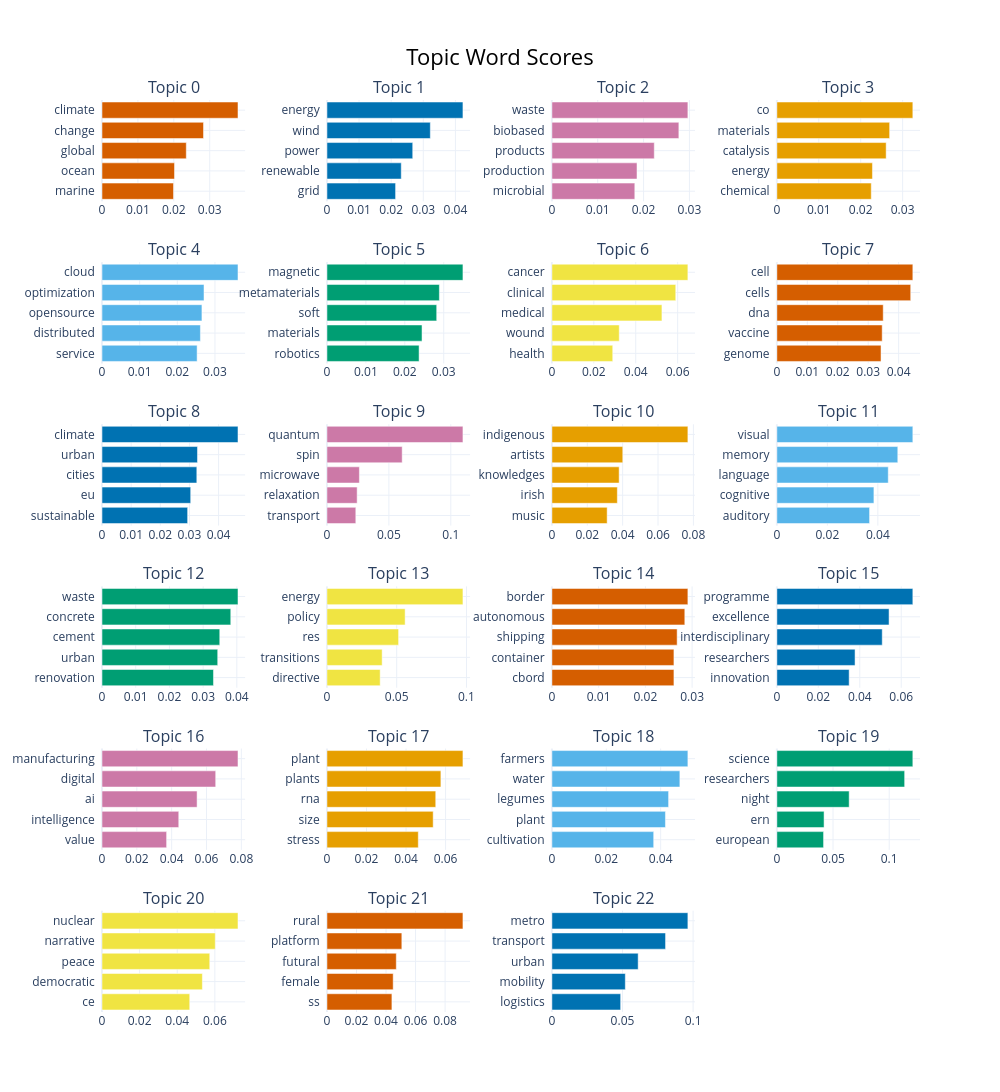

This figure's notebook cell:
### Code cell
# Visualize the top sample topics.
sample_topic_model.visualize_barchart(top_n_topics=25)

### Figure 1 — Plotly figure (JSON) as saved in the notebook; plotly's stock layout.template omitted (floating-point values rounded to 4 significant figures)
{"data": [{"marker": {"color": "#D55E00"}, "orientation": "h", "type": "bar", "x": [0.01992, 0.02019, 0.02348, 0.02827, 0.03787], "xaxis": "x", "y": ["marine  ", "ocean  ", "global  ", "change  ", "climate  "], "yaxis": "y"}, {"marker": {"color": "#0072B2"}, "orientation": "h", "type": "bar", "x": [0.02137, 0.02314, 0.02671, 0.03219, 0.04235], "xaxis": "x2", "y": ["grid  ", "renewable  ", "power  ", "wind  ", "energy  "], "yaxis": "y2"}, {"marker": {"color": "#CC79A7"}, "orientation": "h", "type": "bar", "x": [0.01809, 0.01857, 0.02233, 0.0277, 0.02967], "xaxis": "x3", "y": ["microbial  ", "production  ", "products  ", "biobased  ", "waste  "], "yaxis": "y3"}, {"marker": {"color": "#E69F00"}, "orientation": "h", "type": "bar", "x": [0.02252, 0.0228, 0.02607, 0.0269, 0.03243], "xaxis": "x4", "y": ["chemical  ", "energy  ", "catalysis  ", "materials  ", "co  "], "yaxis": "y4"}, {"marker": {"color": "#56B4E9"}, "orientation": "h", "type": "bar", "x": [0.02526, 0.02614, 0.02654, 0.0271, 0.03612], "xaxis": "x5", "y": ["service  ", "distributed  ", "opensource  ", "optimization  ", "cloud  "], "yaxis": "y5"}, {"marker": {"color": "#009E73"}, "orientation": "h", "type": "bar", "x": [0.02367, 0.02442, 0.02819, 0.02888, 0.03493], "xaxis": "x6", "y": ["robotics  ", "materials  ", "soft  ", "metamaterials  ", "magnetic  "], "yaxis": "y6"}, {"marker": {"color": "#F0E442"}, "orientation": "h", "type": "bar", "x": [0.02903, 0.03212, 0.0525, 0.05909, 0.06489], "xaxis": "x7", "y": ["health  ", "wound  ", "medical  ", "clinical  ", "cancer  "], "yaxis": "y7"}, {"marker": {"color": "#D55E00"}, "orientation": "h", "type": "bar", "x": [0.03421, 0.0346, 0.03494, 0.04396, 0.04466], "xaxis": "x8", "y": ["genome  ", "vaccine  ", "dna  ", "cells  ", "cell  "], "yaxis": "y8"}, {"marker": {"color": "#0072B2"}, "orientation": "h", "type": "bar", "x": [0.02938, 0.03043, 0.03253, 0.03276, 0.04666], "xaxis": "x9", "y": ["sustainable  ", "eu  ", "cities  ", "urban  ", "climate  "], "yaxis": "y9"}, {"marker": {"color": "#CC79A7"}, "orientation": "h", "type": "bar", "x": [0.0233, 0.02437, 0.02619, 0.06074, 0.1098], "xaxis": "x10", "y": ["transport  ", "relaxation  ", "microwave  ", "spin  ", "quantum  "], "yaxis": "y10"}, {"marker": {"color": "#E69F00"}, "orientation": "h", "type": "bar", "x": [0.03124, 0.037, 0.03802, 0.04008, 0.07689], "xaxis": "x11", "y": ["music  ", "irish  ", "knowledges  ", "artists  ", "indigenous  "], "yaxis": "y11"}, {"marker": {"color": "#56B4E9"}, "orientation": "h", "type": "bar", "x": [0.03672, 0.03844, 0.04412, 0.0479, 0.05386], "xaxis": "x12", "y": ["auditory  ", "cognitive  ", "language  ", "memory  ", "visual  "], "yaxis": "y12"}, {"marker": {"color": "#009E73"}, "orientation": "h", "type": "bar", "x": [0.03307, 0.03433, 0.03493, 0.0382, 0.04034], "xaxis": "x13", "y": ["renovation  ", "urban  ", "cement  ", "concrete  ", "waste  "], "yaxis": "y13"}, {"marker": {"color": "#F0E442"}, "orientation": "h", "type": "bar", "x": [0.03815, 0.03957, 0.05135, 0.05604, 0.09748], "xaxis": "x14", "y": ["directive  ", "transitions  ", "res  ", "policy  ", "energy  "], "yaxis": "y14"}, {"marker": {"color": "#D55E00"}, "orientation": "h", "type": "bar", "x": [0.02611, 0.02611, 0.0268, 0.02844, 0.0291], "xaxis": "x15", "y": ["cbord  ", "container  ", "shipping  ", "autonomous  ", "border  "], "yaxis": "y15"}, {"marker": {"color": "#0072B2"}, "orientation": "h", "type": "bar", "x": [0.03488, 0.03772, 0.05084, 0.05413, 0.0656], "xaxis": "x16", "y": ["innovation  ", "researchers  ", "interdisciplinary  ", "excellence  ", "programme  "], "yaxis": "y16"}, {"marker": {"color": "#CC79A7"}, "orientation": "h", "type": "bar", "x": [0.03709, 0.04407, 0.05459, 0.06527, 0.07807], "xaxis": "x17", "y": ["value  ", "intelligence  ", "ai  ", "digital  ", "manufacturing  "], "yaxis": "y17"}, {"marker": {"color": "#E69F00"}, "orientation": "h", "type": "bar", "x": [0.04619, 0.05372, 0.05502, 0.05762, 0.06877], "xaxis": "x18", "y": ["stress  ", "size  ", "rna  ", "plants  ", "plant  "], "yaxis": "y18"}, {"marker": {"color": "#56B4E9"}, "orientation": "h", "type": "bar", "x": [0.03743, 0.04176, 0.04291, 0.04706, 0.05001], "xaxis": "x19", "y": ["cultivation  ", "plant  ", "legumes  ", "water  ", "farmers  "], "yaxis": "y19"}, {"marker": {"color": "#009E73"}, "orientation": "h", "type": "bar", "x": [0.04157, 0.04202, 0.06435, 0.1137, 0.121], "xaxis": "x20", "y": ["european  ", "ern  ", "night  ", "researchers  ", "science  "], "yaxis": "y20"}, {"marker": {"color": "#F0E442"}, "orientation": "h", "type": "bar", "x": [0.04664, 0.05336, 0.05728, 0.06022, 0.0723], "xaxis": "x21", "y": ["ce  ", "democratic  ", "peace  ", "narrative  ", "nuclear  "], "yaxis": "y21"}, {"marker": {"color": "#D55E00"}, "orientation": "h", "type": "bar", "x": [0.04399, 0.04486, 0.04696, 0.05071, 0.0921], "xaxis": "x22", "y": ["ss  ", "female  ", "futural  ", "platform  ", "rural  "], "yaxis": "y22"}, {"marker": {"color": "#0072B2"}, "orientation": "h", "type": "bar", "x": [0.04869, 0.05199, 0.06109, 0.08049, 0.09631], "xaxis": "x23", "y": ["logistics  ", "mobility  ", "urban  ", "transport  ", "metro  "], "yaxis": "y23"}], "layout": {"annotations": [{"font": {"size": 16}, "showarrow": false, "text": "Topic 0", "x": 0.0875, "xanchor": "center", "xref": "paper", "y": 1, "yanchor": "bottom", "yref": "paper"}, {"font": {"size": 16}, "showarrow": false, "text": "Topic 1", "x": 0.3625, "xanchor": "center", "xref": "paper", "y": 1, "yanchor": "bottom", "yref": "paper"}, {"font": {"size": 16}, "showarrow": false, "text": "Topic 2", "x": 0.6375, "xanchor": "center", "xref": "paper", "y": 1, "yanchor": "bottom", "yref": "paper"}, {"font": {"size": 16}, "showarrow": false, "text": "Topic 3", "x": 0.9125, "xanchor": "center", "xref": "paper", "y": 1, "yanchor": "bottom", "yref": "paper"}, {"font": {"size": 16}, "showarrow": false, "text": "Topic 4", "x": 0.0875, "xanchor": "center", "xref": "paper", "y": 0.8222, "yanchor": "bottom", "yref": "paper"}, {"font": {"size": 16}, "showarrow": false, "text": "Topic 5", "x": 0.3625, "xanchor": "center", "xref": "paper", "y": 0.8222, "yanchor": "bottom", "yref": "paper"}, {"font": {"size": 16}, "showarrow": false, "text": "Topic 6", "x": 0.6375, "xanchor": "center", "xref": "paper", "y": 0.8222, "yanchor": "bottom", "yref": "paper"}, {"font": {"size": 16}, "showarrow": false, "text": "Topic 7", "x": 0.9125, "xanchor": "center", "xref": "paper", "y": 0.8222, "yanchor": "bottom", "yref": "paper"}, {"font": {"size": 16}, "showarrow": false, "text": "Topic 8", "x": 0.0875, "xanchor": "center", "xref": "paper", "y": 0.6444, "yanchor": "bottom", "yref": "paper"}, {"font": {"size": 16}, "showarrow": false, "text": "Topic 9", "x": 0.3625, "xanchor": "center", "xref": "paper", "y": 0.6444, "yanchor": "bottom", "yref": "paper"}, {"font": {"size": 16}, "showarrow": false, "text": "Topic 10", "x": 0.6375, "xanchor": "center", "xref": "paper", "y": 0.6444, "yanchor": "bottom", "yref": "paper"}, {"font": {"size": 16}, "showarrow": false, "text": "Topic 11", "x": 0.9125, "xanchor": "center", "xref": "paper", "y": 0.6444, "yanchor": "bottom", "yref": "paper"}, {"font": {"size": 16}, "showarrow": false, "text": "Topic 12", "x": 0.0875, "xanchor": "center", "xref": "paper", "y": 0.4667, "yanchor": "bottom", "yref": "paper"}, {"font": {"size": 16}, "showarrow": false, "text": "Topic 13", "x": 0.3625, "xanchor": "center", "xref": "paper", "y": 0.4667, "yanchor": "bottom", "yref": "paper"}, {"font": {"size": 16}, "showarrow": false, "text": "Topic 14", "x": 0.6375, "xanchor": "center", "xref": "paper", "y": 0.4667, "yanchor": "bottom", "yref": "paper"}, {"font": {"size": 16}, "showarrow": false, "text": "Topic 15", "x": 0.9125, "xanchor": "center", "xref": "paper", "y": 0.4667, "yanchor": "bottom", "yref": "paper"}, {"font": {"size": 16}, "showarrow": false, "text": "Topic 16", "x": 0.0875, "xanchor": "center", "xref": "paper", "y": 0.2889, "yanchor": "bottom", "yref": "paper"}, {"font": {"size": 16}, "showarrow": false, "text": "Topic 17", "x": 0.3625, "xanchor": "center", "xref": "paper", "y": 0.2889, "yanchor": "bottom", "yref": "paper"}, {"font": {"size": 16}, "showarrow": false, "text": "Topic 18", "x": 0.6375, "xanchor": "center", "xref": "paper", "y": 0.2889, "yanchor": "bottom", "yref": "paper"}, {"font": {"size": 16}, "showarrow": false, "text": "Topic 19", "x": 0.9125, "xanchor": "center", "xref": "paper", "y": 0.2889, "yanchor": "bottom", "yref": "paper"}, {"font": {"size": 16}, "showarrow": false, "text": "Topic 20", "x": 0.0875, "xanchor": "center", "xref": "paper", "y": 0.1111, "yanchor": "bottom", "yref": "paper"}, {"font": {"size": 16}, "showarrow": false, "text": "Topic 21", "x": 0.3625, "xanchor": "center", "xref": "paper", "y": 0.1111, "yanchor": "bottom", "yref": "paper"}, {"font": {"size": 16}, "showarrow": false, "text": "Topic 22", "x": 0.6375, "xanchor": "center", "xref": "paper", "y": 0.1111, "yanchor": "bottom", "yref": "paper"}], "height": 1500, "hoverlabel": {"bgcolor": "white", "font": {"family": "Rockwell", "size": 16}}, "showlegend": false, "title": {"font": {"color": "Black", "size": 22}, "text": "Topic Word Scores", "x": 0.5, "xanchor": "center", "yanchor": "top"}, "width": 1000, "xaxis": {"anchor": "y", "domain": [0, 0.175], "showgrid": true}, "xaxis10": {"anchor": "y10", "domain": [0.275, 0.45], "showgrid": true}, "xaxis11": {"anchor": "y11", "domain": [0.55, 0.725], "showgrid": true}, "xaxis12": {"anchor": "y12", "domain": [0.825, 1], "showgrid": true}, "xaxis13": {"anchor": "y13", "domain": [0, 0.175], "showgrid": true}, "xaxis14": {"anchor": "y14", "domain": [0.275, 0.45], "showgrid": true}, "xaxis15": {"anchor": "y15", "domain": [0.55, 0.725], "showgrid": true}, "xaxis16": {"anchor": "y16", "domain": [0.825, 1], "showgrid": true}, "xaxis17": {"anchor": "y17", "domain": [0, 0.175], "showgrid": true}, "xaxis18": {"anchor": "y18", "domain": [0.275, 0.45], "showgrid": true}, "xaxis19": {"anchor": "y19", "domain": [0.55, 0.725], "showgrid": true}, "xaxis2": {"anchor": "y2", "domain": [0.275, 0.45], "showgrid": true}, "xaxis20": {"anchor": "y20", "domain": [0.825, 1], "showgrid": true}, "xaxis21": {"anchor": "y21", "domain": [0, 0.175], "showgrid": true}, "xaxis22": {"anchor": "y22", "domain": [0.275, 0.45], "showgrid": true}, "xaxis23": {"anchor": "y23", "domain": [0.55, 0.725], "showgrid": true}, "xaxis24": {"anchor": "y24", "domain": [0.825, 1], "showgrid": true}, "xaxis3": {"anchor": "y3", "domain": [0.55, 0.725], "showgrid": true}, "xaxis4": {"anchor": "y4", "domain": [0.825, 1], "showgrid": true}, "xaxis5": {"anchor": "y5", "domain": [0, 0.175], "showgrid": true}, "xaxis6": {"anchor": "y6", "domain": [0.275, 0.45], "showgrid": true}, "xaxis7": {"anchor": "y7", "domain": [0.55, 0.725], "showgrid": true}, "xaxis8": {"anchor": "y8", "domain": [0.825, 1], "showgrid": true}, "xaxis9": {"anchor": "y9", "domain": [0, 0.175], "showgrid": true}, "yaxis": {"anchor": "x", "domain": [0.8889, 1], "showgrid": true}, "yaxis10": {"anchor": "x10", "domain": [0.5333, 0.6444], "showgrid": true}, "yaxis11": {"anchor": "x11", "domain": [0.5333, 0.6444], "showgrid": true}, "yaxis12": {"anchor": "x12", "domain": [0.5333, 0.6444], "showgrid": true}, "yaxis13": {"anchor": "x13", "domain": [0.3556, 0.4667], "showgrid": true}, "yaxis14": {"anchor": "x14", "domain": [0.3556, 0.4667], "showgrid": true}, "yaxis15": {"anchor": "x15", "domain": [0.3556, 0.4667], "showgrid": true}, "yaxis16": {"anchor": "x16", "domain": [0.3556, 0.4667], "showgrid": true}, "yaxis17": {"anchor": "x17", "domain": [0.1778, 0.2889], "showgrid": true}, "yaxis18": {"anchor": "x18", "domain": [0.1778, 0.2889], "showgrid": true}, "yaxis19": {"anchor": "x19", "domain": [0.1778, 0.2889], "showgrid": true}, "yaxis2": {"anchor": "x2", "domain": [0.8889, 1], "showgrid": true}, "yaxis20": {"anchor": "x20", "domain": [0.1778, 0.2889], "showgrid": true}, "yaxis21": {"anchor": "x21", "domain": [0, 0.1111], "showgrid": true}, "yaxis22": {"anchor": "x22", "domain": [0, 0.1111], "showgrid": true}, "yaxis23": {"anchor": "x23", "domain": [0, 0.1111], "showgrid": true}, "yaxis24": {"anchor": "x24", "domain": [0, 0.1111], "showgrid": true}, "yaxis3": {"anchor": "x3", "domain": [0.8889, 1], "showgrid": true}, "yaxis4": {"anchor": "x4", "domain": [0.8889, 1], "showgrid": true}, "yaxis5": {"anchor": "x5", "domain": [0.7111, 0.8222], "showgrid": true}, "yaxis6": {"anchor": "x6", "domain": [0.7111, 0.8222], "showgrid": true}, "yaxis7": {"anchor": "x7", "domain": [0.7111, 0.8222], "showgrid": true}, "yaxis8": {"anchor": "x8", "domain": [0.7111, 0.8222], "showgrid": true}, "yaxis9": {"anchor": "x9", "domain": [0.5333, 0.6444], "showgrid": true}}}
